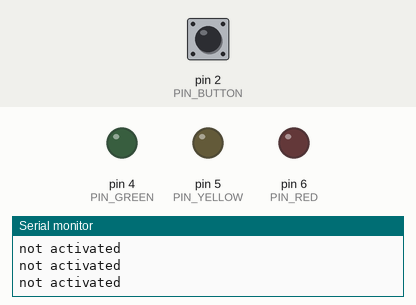
Bench run of a sketch on a simulated Arduino Uno, built with avr-gcc and run on an emulated ATmega328P. On the bench: output pins drawn as LEDs (lit = HIGH), the last lines printed to the serial monitor. The inputs (shaded band) are chosen by the test bench; at power-on: pin 2 (PIN_BUTTON) LOW.

Above: at 2.8 s.
2.9 s: pin 2 (PIN_BUTTON) pulled HIGH for 1.2 s
At 3.8 s:
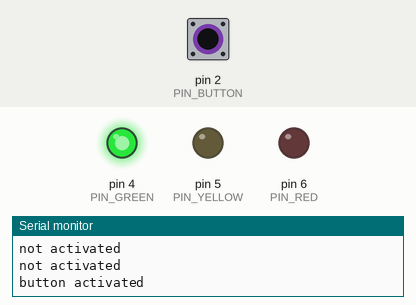
At 5.7 s:
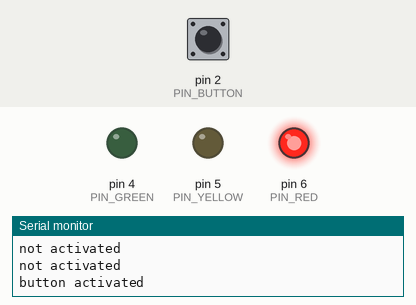
Timing chart, 0 to 12.5 s (numbered marks = the images above; inputs shaded):
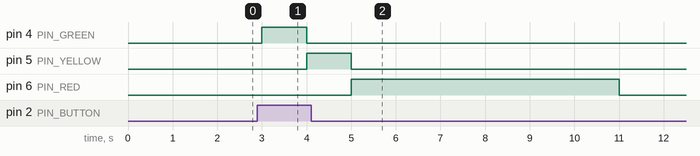

Measured:
- after the input at 2.9 s, pin 4 (PIN_GREEN): LOW → HIGH after 0.10 s, → LOW 1.0 s later; pin 5 (PIN_YELLOW): LOW → HIGH after 1.1 s, → LOW 1.0 s later; pin 6 (PIN_RED): LOW → HIGH after 2.1 s, → LOW 6.0 s later

The sketch:

chenillard.ino
```cpp
#define PIN_GREEN 4
#define PIN_YELLOW 5
#define PIN_RED 6

#define PIN_BUTTON 2
#define PIN_POT A5

/**
* temps minimum d'allumage du feu pieton
*/
#define TEMPS_MIN 2000

/**
* temps maximum d'allumage du feu pieton
*/
#define TEMPS_MAX 10000


/**
* get voltage ratio of DAC
* @para calcul tension A5

*/
float getADCRatio(uint16_t adcValue, float vRef = 5) {
return (vRef/1024.0F)*(float)adcValue;
}


// the setup function runs once when you press reset or power the board
void setup() {
  Serial.begin(9600);
  // initialize digital pin LED_BUILTIN as an output.
  pinMode(PIN_GREEN, OUTPUT);
  pinMode(PIN_YELLOW, OUTPUT);
  pinMode(PIN_RED, OUTPUT);
  pinMode(PIN_BUTTON, INPUT);
}


// the loop function runs over and over again forever
void loop() {
  int buttonState = digitalRead(PIN_BUTTON);
  if (buttonState > 0) {
    Serial.println("button activated");

    int potValue = analogRead(PIN_POT);
    float timeToWaitOnRed=map(potValue, 0 , 1023, TEMPS_MIN, TEMPS_MAX);
//    Serial.println("potvalue : ");
//    Serial.println(potvalue);
//    float voltage = map(potvalue, 0, 1023, 0, 5);
//    float voltageValue = getADCRatio(potvalue);
//     Serial.println(voltageValue);


    digitalWrite(PIN_GREEN, HIGH);
    delay(1000);

    digitalWrite(PIN_YELLOW, HIGH);
    digitalWrite(PIN_GREEN, LOW);
    delay(1000);

    digitalWrite(PIN_RED, HIGH);
    digitalWrite(PIN_YELLOW, LOW);

    delay(timeToWaitOnRed);
    digitalWrite(PIN_RED, LOW);
  } else {
    Serial.println("not activated");
  }
  delay(1000);
}
```
